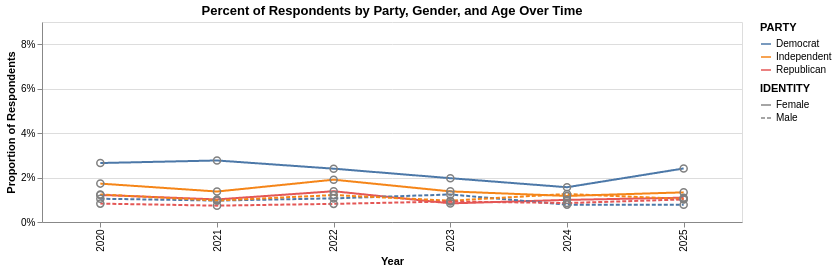

This figure's notebook cell:
### Code cell
import warnings
warnings.filterwarnings('ignore', category=FutureWarning)
chart

### Figure 1 — Vega-Lite specification as saved in the notebook (floating-point values rounded to 4 significant figures; data arrays with more than 128 entries replaced by an {"elided": "..."} marker saying what was removed)
{"config": {"view": {"continuousWidth": 400, "continuousHeight": 300}}, "layer": [{"mark": "line", "encoding": {"color": {"field": "PARTY", "type": "nominal"}, "strokeDash": {"field": "IDENTITY", "type": "nominal"}, "x": {"field": "YEAR", "title": "Year", "type": "ordinal"}, "y": {"axis": {"format": "%"}, "field": "prop_year", "scale": {"domain": [0, 0.09]}, "title": "Proportion of Respondents", "type": "quantitative"}}, "selection": {"selector012": {"type": "single", "fields": ["AGECAT"], "bind": {"input": "select", "options": ["18-29", "30-49", "50-64", "65+"], "name": "Age Category:"}, "init": {"AGECAT": "18-29"}}, "Show Parties:": {"type": "multi", "fields": ["PARTY"], "bind": "legend"}}}, {"mark": {"type": "point", "color": "white", "opacity": 0.3, "size": 50, "stroke": "grey", "strokeWidth": 1.5}, "encoding": {"tooltip": [{"field": "YEAR", "type": "quantitative"}, {"field": "PARTY", "type": "nominal"}, {"field": "IDENTITY", "type": "nominal"}, {"field": "prop_year", "format": ".1%", "title": "% of Respondants", "type": "quantitative"}], "x": {"field": "YEAR", "type": "ordinal"}, "y": {"field": "prop_year", "type": "quantitative"}}}], "data": {"name": "data-0b837f5784ba8e7f91cf391a121d41da"}, "encoding": {"opacity": {"condition": {"value": 1, "selection": "Show Parties:"}, "value": 0}}, "height": 200, "title": "Percent of Respondents by Party, Gender, and Age Over Time", "transform": [{"filter": {"selection": "selector012"}}], "width": 700, "$schema": "https://vega.github.io/schema/vega-lite/v4.17.0.json", "datasets": {"data-0b837f5784ba8e7f91cf391a121d41da": {"elided": "144 records"}}}
